Frame 1 (no input): blank canvas, image omitted
Frame 60 (the mouse pressed at the canvas centre just before this capture): blank canvas, image omitted
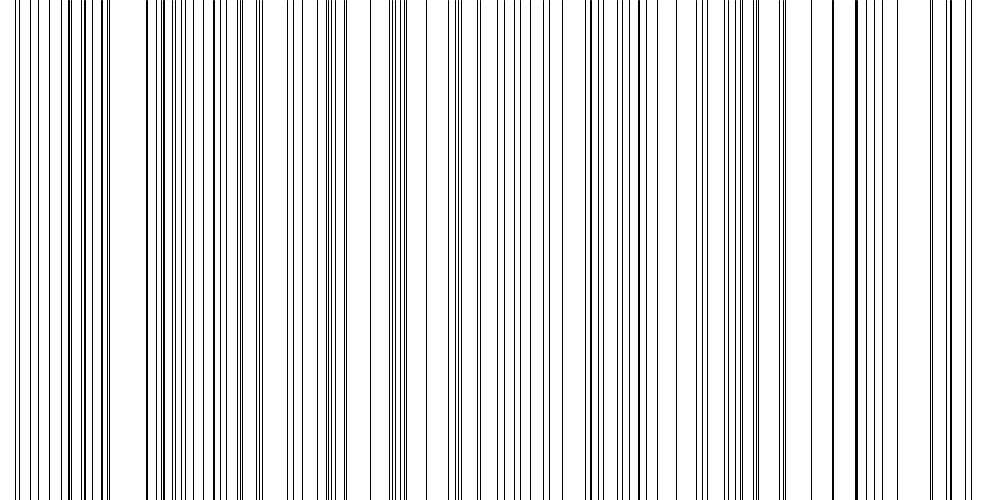
Frame 120 (the mouse held since frame 60 and released just before this capture)

The Processing sketch whose frames 1 and 60 were blank and that drew this single picture after the mouse press (run headless with seeded random() and noise(); from frame 60 on, the mouse is pressed at the canvas centre):

// Processing sketch: exercicio_8
// ── exercicio_8.pde
float posicaoAleatoria;

void setup(){
  size(1000, 500);
  background(255);
}

void draw()
{
  strokeWeight(1);
  
  posicaoAleatoria = random(width);
  println(posicaoAleatoria);
  line(posicaoAleatoria, 0, posicaoAleatoria, height);
}
